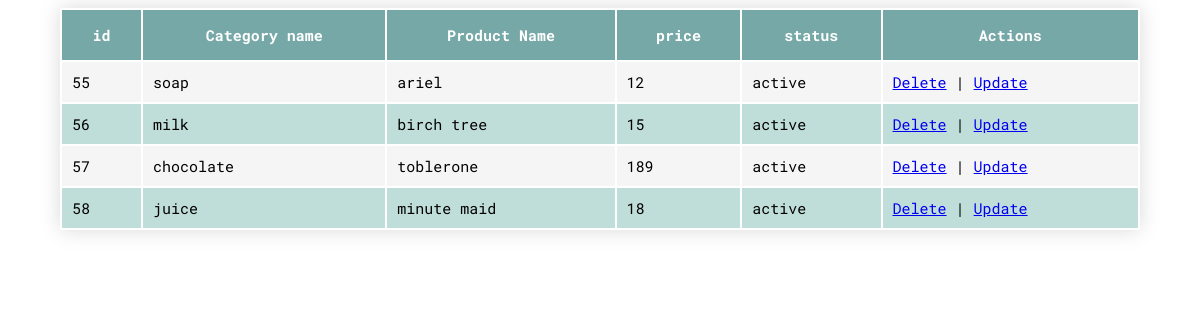
The app's page /catTable.php with its own data.
### tables this page shows
CREATE TABLE `prod` (
  `id` int(11) NOT NULL,
  `productName` varchar(250) DEFAULT NULL,
  `category` varchar(250) NOT NULL,
  `price` int(11) DEFAULT NULL
);

CREATE TABLE `cat` (
  `catID` int(11) NOT NULL,
  `categoryName` varchar(250) DEFAULT NULL,
  `status` varchar(50) DEFAULT NULL
);

### catTable.php (the view)
<?php
    require_once "dbconnect.php";
?>
<link rel="stylesheet" href="style4.css">
 <table id ='t1'>
    <tr>
        <th>id</th>
        <th>Category name</th>
        <th>Product Name</th>
        <th>price</th>
        <th>status</th>
        <th>Actions </th>
    </tr>
    <?php
        $sqlQuery = "SELECT prod.id, prod.category, cat.categoryName, prod.productName, prod.price, cat.status
        FROM prod INNER JOIN cat
        ON   prod.category = cat.catID";
        $res = $conn->query($sqlQuery);
        while($row =mysqli_fetch_object($res)){
            ?>
                <tr>
                    <td><?php echo $row->id?></td>
                    <td><?php echo $row->categoryName?></td>
                    <td><?php echo $row->productName?></td>
                    <td><?php echo $row->price?></td>
                    <td><?php echo $row->status?></td>
                    <td><a href="deleteCategory.php?id=<?php echo $row->id?>">Delete</a>
                    |
                    <a href="updateCategory.php?id=<?php echo $row->id?>">Update</a></td>
                </tr>
        <?php
        }
    ?>
</table>

### style4.css (style rules this page uses)
table { margin: 0 auto; width: 1080px; font-family: 'Roboto Mono'; font-size: 15px; box-shadow: 0 0 20px rgba(0,0,0,0.15); }
table#t1 tr:nth-child(even) { background-color: whitesmoke; }
table#t1 tr:nth-child(odd) { background-color: #c0ded9; }
th { background-color: #77a8a8; color: white; padding: 15px; }
td { padding: 10px; }

### records on screen
prod: id "55", cat.categoryName "soap", productName "ariel", price "12", cat.status "active"
prod: id "56", cat.categoryName "milk", productName "birch tree", price "15", cat.status "active"
prod: id "57", cat.categoryName "chocolate", productName "toblerone", price "189", cat.status "active"
prod: id "58", cat.categoryName "juice", productName "minute maid", price "18", cat.status "active"
